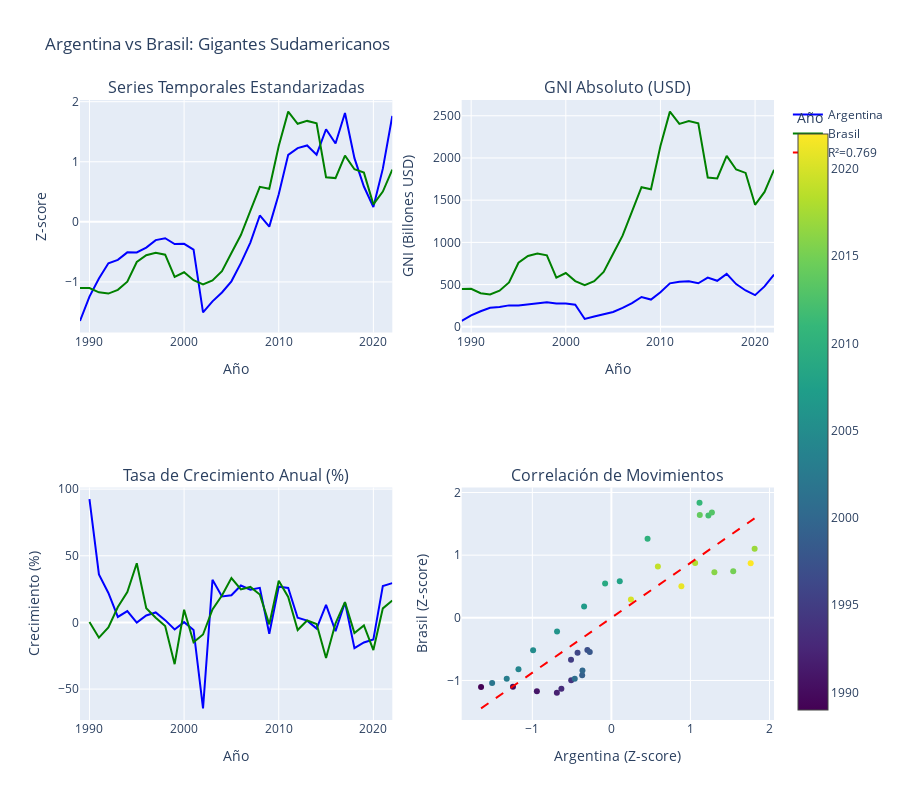

The notebook cell saved with this chart:
### Code cell
# Visualización comparativa ARG vs BRA
from scipy import stats

fig = make_subplots(
    rows=2, cols=2,
    subplot_titles=[
        'Series Temporales Estandarizadas',
        'GNI Absoluto (USD)',
        'Tasa de Crecimiento Anual (%)',
        'Correlación de Movimientos'
    ],
    specs=[[{"secondary_y": False}, {"secondary_y": False}],
           [{"secondary_y": False}, {"secondary_y": False}]]
)

# Obtener datos
arg_data = gni_in_cache[gni_in_cache['country_code'] == 'ARG'].sort_values('year')
bra_data = gni_in_cache[gni_in_cache['country_code'] == 'BRA'].sort_values('year')

# Encontrar años superpuestos
overlap_years_arg_bra = np.intersect1d(arg_data['year'].values, bra_data['year'].values)
arg_overlap = arg_data[arg_data['year'].isin(overlap_years_arg_bra)]
bra_overlap = bra_data[bra_data['year'].isin(overlap_years_arg_bra)]

# 1. Series estandarizadas
arg_std = (arg_overlap['gni'] - arg_overlap['gni'].mean()) / arg_overlap['gni'].std()
bra_std = (bra_overlap['gni'] - bra_overlap['gni'].mean()) / bra_overlap['gni'].std()

fig.add_trace(
    go.Scatter(x=arg_overlap['year'], y=arg_std, name='Argentina', line=dict(color='blue', width=2)),
    row=1, col=1
)
fig.add_trace(
    go.Scatter(x=bra_overlap['year'], y=bra_std, name='Brasil', line=dict(color='green', width=2)),
    row=1, col=1
)

# 2. GNI absoluto
fig.add_trace(
    go.Scatter(x=arg_overlap['year'], y=arg_overlap['gni']/1e9, name='Argentina', 
               line=dict(color='blue', width=2), showlegend=False),
    row=1, col=2
)
fig.add_trace(
    go.Scatter(x=bra_overlap['year'], y=bra_overlap['gni']/1e9, name='Brasil', 
               line=dict(color='green', width=2), showlegend=False),
    row=1, col=2
)

# 3. Tasa de crecimiento
arg_growth = arg_overlap['gni'].pct_change() * 100
bra_growth = bra_overlap['gni'].pct_change() * 100

fig.add_trace(
    go.Scatter(x=arg_overlap['year'], y=arg_growth, name='Argentina', 
               line=dict(color='blue', width=2), showlegend=False),
    row=2, col=1
)
fig.add_trace(
    go.Scatter(x=bra_overlap['year'], y=bra_growth, name='Brasil', 
               line=dict(color='green', width=2), showlegend=False),
    row=2, col=1
)

# 4. Scatter plot para correlación
fig.add_trace(
    go.Scatter(x=arg_std, y=bra_std, mode='markers', 
               marker=dict(color=arg_overlap['year'], colorscale='Viridis', 
                          showscale=True, colorbar=dict(title="Año")),
               name='ARG vs BRA', showlegend=False),
    row=2, col=2
)

# Línea de regresión
slope_arg_bra, intercept_arg_bra, r_value_arg_bra, p_value_arg_bra, std_err_arg_bra = stats.linregress(arg_std, bra_std)
line_x_arg_bra = np.array([arg_std.min(), arg_std.max()])
line_y_arg_bra = slope_arg_bra * line_x_arg_bra + intercept_arg_bra

fig.add_trace(
    go.Scatter(x=line_x_arg_bra, y=line_y_arg_bra, mode='lines', 
               line=dict(color='red', dash='dash'),
               name=f'R²={r_value_arg_bra**2:.3f}', showlegend=True),
    row=2, col=2
)

fig.update_xaxes(title_text="Año", row=1, col=1)
fig.update_xaxes(title_text="Año", row=1, col=2)
fig.update_xaxes(title_text="Año", row=2, col=1)
fig.update_xaxes(title_text="Argentina (Z-score)", row=2, col=2)

fig.update_yaxes(title_text="Z-score", row=1, col=1)
fig.update_yaxes(title_text="GNI (Billones USD)", row=1, col=2)
fig.update_yaxes(title_text="Crecimiento (%)", row=2, col=1)
fig.update_yaxes(title_text="Brasil (Z-score)", row=2, col=2)

fig.update_layout(height=800, title_text="Argentina vs Brasil: Gigantes Sudamericanos")
fig.show()

# Calcular correlación
correlation_arg_bra = np.corrcoef(arg_std, bra_std)[0, 1]
print(f"\n📊 CORRELACIÓN ENTRE SERIES ESTANDARIZADAS:")
print(f"   Coeficiente de correlación de Pearson: {correlation_arg_bra:.4f}")
print(f"   R² (varianza explicada): {correlation_arg_bra**2:.4f}")
print(f"   Interpretación: {'Muy alta' if abs(correlation_arg_bra) > 0.9 else 'Alta' if abs(correlation_arg_bra) > 0.7 else 'Moderada' if abs(correlation_arg_bra) > 0.5 else 'Baja/Nula'}")

### Figure 1 — Plotly figure (JSON) as saved in the notebook; plotly's stock layout.template omitted (floating-point values rounded to 4 significant figures)
{"data": [{"line": {"color": "blue", "width": 2}, "name": "Argentina", "type": "scatter", "x": [1989, 1990, 1991, 1992, 1993, 1994, 1995, 1996, 1997, 1998, 1999, 2000, 2001, 2002, 2003, 2004, 2005, 2006, 2007, 2008, 2009, 2010, 2011, 2012, 2013, 2014, 2015, 2016, 2017, 2018, 2019, 2020, 2021, 2022], "xaxis": "x", "y": [-1.649, -1.245, -0.9427, -0.69, -0.6327, -0.5084, -0.5108, -0.4282, -0.304, -0.2735, -0.3697, -0.366, -0.4635, -1.509, -1.324, -1.176, -0.9906, -0.6877, -0.3453, 0.106, -0.07963, 0.4576, 1.115, 1.227, 1.272, 1.118, 1.542, 1.303, 1.812, 1.06, 0.5879, 0.2472, 0.8856, 1.762], "yaxis": "y"}, {"line": {"color": "green", "width": 2}, "name": "Brasil", "type": "scatter", "x": [1989, 1990, 1991, 1992, 1993, 1994, 1995, 1996, 1997, 1998, 1999, 2000, 2001, 2002, 2003, 2004, 2005, 2006, 2007, 2008, 2009, 2010, 2011, 2012, 2013, 2014, 2015, 2016, 2017, 2018, 2019, 2020, 2021, 2022], "xaxis": "x", "y": [-1.103, -1.102, -1.174, -1.195, -1.132, -0.9959, -0.6695, -0.557, -0.5156, -0.5474, -0.9177, -0.8402, -0.9727, -1.041, -0.9745, -0.8221, -0.5195, -0.2201, 0.1821, 0.5833, 0.5495, 1.264, 1.835, 1.632, 1.68, 1.641, 0.7428, 0.7278, 1.102, 0.8761, 0.8193, 0.291, 0.5039, 0.8707], "yaxis": "y"}, {"line": {"color": "blue", "width": 2}, "name": "Argentina", "showlegend": false, "type": "scatter", "x": [1989, 1990, 1991, 1992, 1993, 1994, 1995, 1996, 1997, 1998, 1999, 2000, 2001, 2002, 2003, 2004, 2005, 2006, 2007, 2008, 2009, 2010, 2011, 2012, 2013, 2014, 2015, 2016, 2017, 2018, 2019, 2020, 2021, 2022], "xaxis": "x2", "y": [70.21, 135.2, 183.9, 224.5, 233.7, 253.7, 253.4, 266.6, 286.6, 291.5, 276.1, 276.7, 261.0, 92.76, 122.5, 146.4, 176.2, 224.9, 280.0, 352.6, 322.7, 409.2, 515.0, 533.1, 540.2, 515.5, 583.6, 545.3, 627.2, 506.1, 430.2, 375.3, 478.1, 619.1], "yaxis": "y2"}, {"line": {"color": "green", "width": 2}, "name": "Brasil", "showlegend": false, "type": "scatter", "x": [1989, 1990, 1991, 1992, 1993, 1994, 1995, 1996, 1997, 1998, 1999, 2000, 2001, 2002, 2003, 2004, 2005, 2006, 2007, 2008, 2009, 2010, 2011, 2012, 2013, 2014, 2015, 2016, 2017, 2018, 2019, 2020, 2021, 2022], "xaxis": "x2", "y": [448.5, 449.7, 398.2, 383.2, 427.6, 525.2, 758.6, 839.1, 868.6, 845.9, 581.2, 636.6, 541.8, 492.7, 540.5, 649.5, 865.9, 1080.0, 1367.0, 1654.0, 1630.0, 2141.0, 2549.0, 2404.0, 2438.0, 2410.0, 1768.0, 1758.0, 2025.0, 1864.0, 1823.0, 1445.0, 1598.0, 1860.0], "yaxis": "y2"}, {"line": {"color": "blue", "width": 2}, "name": "Argentina", "showlegend": false, "type": "scatter", "x": [1989, 1990, 1991, 1992, 1993, 1994, 1995, 1996, 1997, 1998, 1999, 2000, 2001, 2002, 2003, 2004, 2005, 2006, 2007, 2008, 2009, 2010, 2011, 2012, 2013, 2014, 2015, 2016, 2017, 2018, 2019, 2020, 2021, 2022], "xaxis": "x3", "y": [NaN, 92.49, 36.04, 22.12, 4.108, 8.556, -0.1499, 5.243, 7.498, 1.71, -5.311, 0.2161, -5.67, -64.45, 32.0, 19.53, 20.35, 27.67, 24.5, 25.94, -8.471, 26.79, 25.86, 3.509, 1.334, -4.564, 13.21, -6.573, 15.03, -19.31, -15.0, -12.74, 27.37, 29.51], "yaxis": "y3"}, {"line": {"color": "green", "width": 2}, "name": "Brasil", "showlegend": false, "type": "scatter", "x": [1989, 1990, 1991, 1992, 1993, 1994, 1995, 1996, 1997, 1998, 1999, 2000, 2001, 2002, 2003, 2004, 2005, 2006, 2007, 2008, 2009, 2010, 2011, 2012, 2013, 2014, 2015, 2016, 2017, 2018, 2019, 2020, 2021, 2022], "xaxis": "x3", "y": [NaN, 0.2593, -11.44, -3.764, 11.59, 22.82, 44.43, 10.61, 3.525, -2.62, -31.29, 9.535, -14.89, -9.064, 9.707, 20.17, 33.31, 24.72, 26.63, 20.98, -1.461, 31.32, 19.08, -5.697, 1.445, -1.156, -26.63, -0.6053, 15.21, -7.966, -2.181, -20.72, 10.53, 16.42], "yaxis": "y3"}, {"marker": {"color": [1989, 1990, 1991, 1992, 1993, 1994, 1995, 1996, 1997, 1998, 1999, 2000, 2001, 2002, 2003, 2004, 2005, 2006, 2007, 2008, 2009, 2010, 2011, 2012, 2013, 2014, 2015, 2016, 2017, 2018, 2019, 2020, 2021, 2022], "colorbar": {"title": {"text": "Año"}}, "colorscale": [[0, "#440154"], [0.1111, "#482878"], [0.2222, "#3e4989"], [0.3333, "#31688e"], [0.4444, "#26828e"], [0.5556, "#1f9e89"], [0.6667, "#35b779"], [0.7778, "#6ece58"], [0.8889, "#b5de2b"], [1, "#fde725"]], "showscale": true}, "mode": "markers", "name": "ARG vs BRA", "showlegend": false, "type": "scatter", "x": [-1.649, -1.245, -0.9427, -0.69, -0.6327, -0.5084, -0.5108, -0.4282, -0.304, -0.2735, -0.3697, -0.366, -0.4635, -1.509, -1.324, -1.176, -0.9906, -0.6877, -0.3453, 0.106, -0.07963, 0.4576, 1.115, 1.227, 1.272, 1.118, 1.542, 1.303, 1.812, 1.06, 0.5879, 0.2472, 0.8856, 1.762], "xaxis": "x4", "y": [-1.103, -1.102, -1.174, -1.195, -1.132, -0.9959, -0.6695, -0.557, -0.5156, -0.5474, -0.9177, -0.8402, -0.9727, -1.041, -0.9745, -0.8221, -0.5195, -0.2201, 0.1821, 0.5833, 0.5495, 1.264, 1.835, 1.632, 1.68, 1.641, 0.7428, 0.7278, 1.102, 0.8761, 0.8193, 0.291, 0.5039, 0.8707], "yaxis": "y4"}, {"line": {"color": "red", "dash": "dash"}, "mode": "lines", "name": "R²=0.769", "showlegend": true, "type": "scatter", "x": [-1.649, 1.812], "xaxis": "x4", "y": [-1.446, 1.589], "yaxis": "y4"}], "layout": {"annotations": [{"font": {"size": 16}, "showarrow": false, "text": "Series Temporales Estandarizadas", "x": 0.225, "xanchor": "center", "xref": "paper", "y": 1, "yanchor": "bottom", "yref": "paper"}, {"font": {"size": 16}, "showarrow": false, "text": "GNI Absoluto (USD)", "x": 0.775, "xanchor": "center", "xref": "paper", "y": 1, "yanchor": "bottom", "yref": "paper"}, {"font": {"size": 16}, "showarrow": false, "text": "Tasa de Crecimiento Anual (%)", "x": 0.225, "xanchor": "center", "xref": "paper", "y": 0.375, "yanchor": "bottom", "yref": "paper"}, {"font": {"size": 16}, "showarrow": false, "text": "Correlación de Movimientos", "x": 0.775, "xanchor": "center", "xref": "paper", "y": 0.375, "yanchor": "bottom", "yref": "paper"}], "height": 800, "title": {"text": "Argentina vs Brasil: Gigantes Sudamericanos"}, "xaxis": {"anchor": "y", "domain": [0, 0.45], "title": {"text": "Año"}}, "xaxis2": {"anchor": "y2", "domain": [0.55, 1], "title": {"text": "Año"}}, "xaxis3": {"anchor": "y3", "domain": [0, 0.45], "title": {"text": "Año"}}, "xaxis4": {"anchor": "y4", "domain": [0.55, 1], "title": {"text": "Argentina (Z-score)"}}, "yaxis": {"anchor": "x", "domain": [0.625, 1], "title": {"text": "Z-score"}}, "yaxis2": {"anchor": "x2", "domain": [0.625, 1], "title": {"text": "GNI (Billones USD)"}}, "yaxis3": {"anchor": "x3", "domain": [0, 0.375], "title": {"text": "Crecimiento (%)"}}, "yaxis4": {"anchor": "x4", "domain": [0, 0.375], "title": {"text": "Brasil (Z-score)"}}}}
